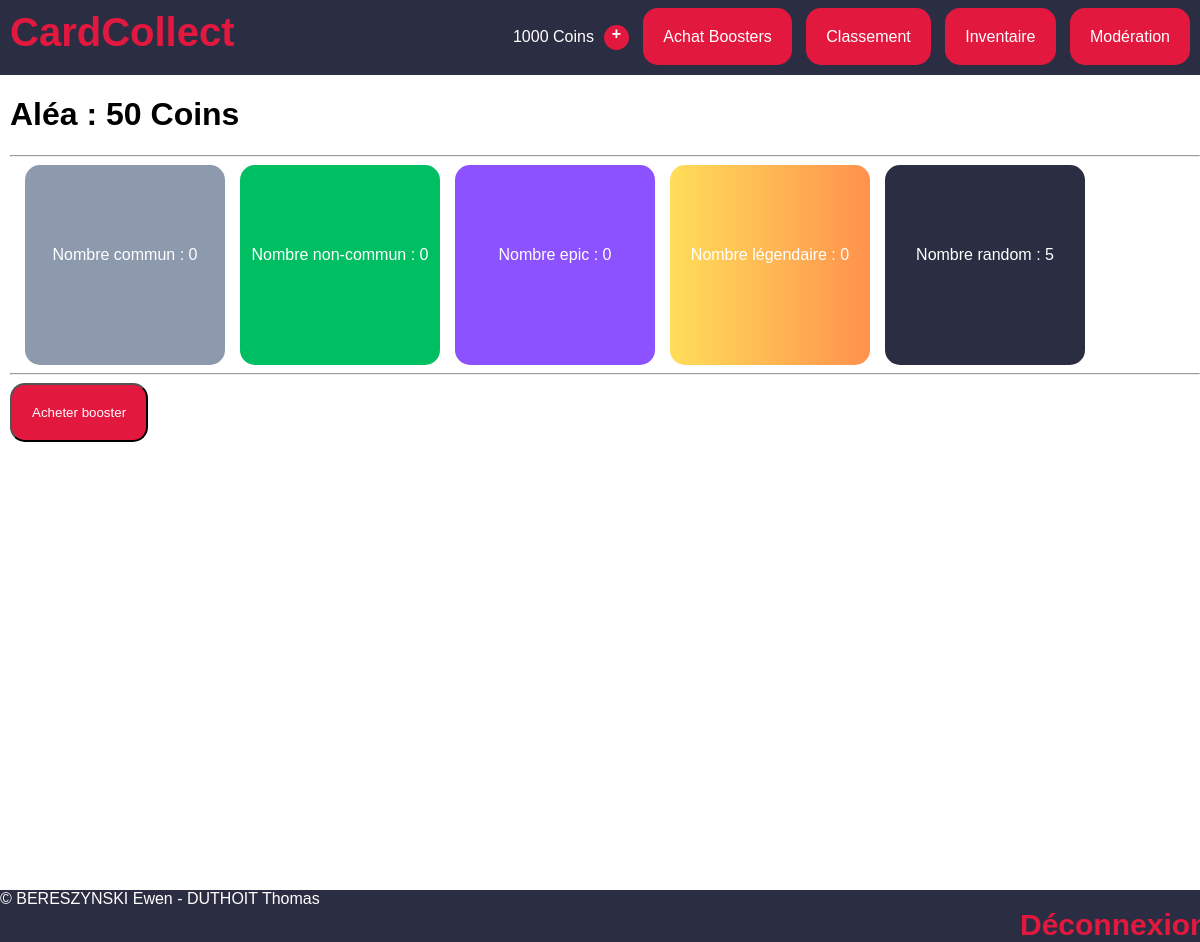
/index.php?view=boosterinfo&idBooster=1 (signed in), run on the app's committed database.
### tables this page shows
CREATE TABLE `Users` (
  `id` int NOT NULL AUTO_INCREMENT,
  `mail` varchar(100) NOT NULL UNIQUE,
  `pseudo` varchar(20) NOT NULL UNIQUE,
  `pass` varchar(50) NOT NULL,
  `privileges` int NOT NULL DEFAULT 0,
  `allowed` int DEFAULT 1,
  `coins` int DEFAULT 200,

  PRIMARY KEY (id)
);

CREATE TABLE `Boosters` (
  `id` int NOT NULL AUTO_INCREMENT,
  `name` varchar(30) NOT NULL,
  `cost` int NOT NULL,
  `nbCommon` int NOT NULL,
  `nbUncommon` int NOT NULL,
  `nbEpic` int NOT NULL,
  `nbLegendary` int NOT NULL,
  `nbRandom` int NOT NULL,
  `inShop` int NOT NULL DEFAULT 1,

  PRIMARY KEY (id)
);

### libs/maLibUtils.php (called while the page is built, shortened)
<?php
function valider($nom,$type="REQUEST")
{
	switch($type)
	{
		case 'REQUEST':
		if(isset($_REQUEST[$nom]) && !($_REQUEST[$nom] == ""))
			return proteger($_REQUEST[$nom]);
		break;
		case 'GET':
		if(isset($_GET[$nom]) && !($_GET[$nom] == ""))
			return proteger($_GET[$nom]);
		break;
		case 'SESSION':
		if(isset($_SESSION[$nom]) && !($_SESSION[$nom] == ""))
			return $_SESSION[$nom];
		break;
	}
	return false;
}
function proteger($str)
{
	if (is_array($str))
	{
		$nextTab = array();
		foreach($str as $cle => $val)
		{
			$nextTab[$cle] = addslashes($val);
		}
		return $nextTab;
	}
	else
		return addslashes ($str);
}
?>

### libs/maLibSQL.pdo.php (called while the page is built, shortened)
<?php
include_once "config.php";
function SQLGetChamp($sql)
{
	global $BDD_host;
	global $BDD_base;
	global $BDD_user;
	global $BDD_password;
	try {
		$dbh = new PDO("mysql:host=$BDD_host;dbname=$BDD_base", $BDD_user, $BDD_password);
	} catch (PDOException $e) {
		die("<font color=\"red\">SQLGetChamp: Erreur de connexion : " . $e->getMessage() . "</font>");
	}
	$dbh->exec("SET CHARACTER SET utf8");
	$res = $dbh->query($sql);
	$num = $res->rowCount();
	$res->setFetchMode(PDO::FETCH_NUM);
	$ligne = $res->fetch();
	if ($ligne == false) return false;
	else return $ligne[0];
}
function SQLSelect($sql)
{
 	global $BDD_host;
	global $BDD_base;
 	global $BDD_user;
 	global $BDD_password;
	try {
		$dbh = new PDO("mysql:host=$BDD_host;dbname=$BDD_base", $BDD_user, $BDD_password);
	} catch (PDOException $e) {
		die("<font color=\"red\">SQLSelect: Erreur de connexion : " . $e->getMessage() . "</font>");
	}
	$dbh->exec("SET CHARACTER SET utf8");
	$res = $dbh->query($sql);
	$num = $res->rowCount();
	if ($num==0) return false;
	else return $res;
}
function parcoursRs($result)
{
	$result->setFetchMode(PDO::FETCH_ASSOC);
	while ($ligne = $result->fetch())
		$tab[]= $ligne;
	return $tab;
}
?>

### libs/modele.php (called while the page is built, shortened)
<?php
include_once "maLibSQL.pdo.php";
function getCoins($id){
  return SQLGetChamp("
  SELECT coins
  FROM Users
  WHERE id='$id';");
}
function infoBooster($idBooster){
    return parcoursRs(SQLSelect("
    SELECT id, name, cost, nbCommon, nbUncommon, nbEpic, nbLegendary, nbRandom
    FROM Boosters
    WHERE id='$idBooster';"));
}
?>

### templates/boosterinfo.php (the view, shortened to what this page needs)
<?php
$booster = infoBooster(valider("idBooster", "GET"));
echo "<div style=\"margin-left: 10px;\">";
    echo "<h1>".$booster[0]["name"]." : " . $booster[0]["cost"] . " Coins </h1>";
    echo "<hr />";
    echo "<div>";
    echo "<div class=\"boosterContent r1\">" . "Nombre commun : " . $booster[0]["nbCommon"] . "</div>";
    echo "<div class=\"boosterContent r2\">" . "Nombre non-commun : " . $booster[0]["nbUncommon"] . "</div>";
    echo "<div class=\"boosterContent r3\">" . "Nombre epic : " . $booster[0]["nbEpic"] . "</div>";
    echo "<div class=\"boosterContent r4\">" . "Nombre légendaire : " . $booster[0]["nbLegendary"] . "</div>";
    echo "<div class=\"boosterContent random\">" . "Nombre random : " . $booster[0]["nbRandom"] . "</div>";
    echo "</div>";
    echo "<hr />";
echo "</div>";
?>

### templates/header.php (shortened to what this page needs)
<!DOCTYPE html PUBLIC "-//W3C//DTD XHTML 1.0 Strict//EN" "http://www.w3.org/TR/xhtml1/DTD/xhtml1-strict.dtd">
<html xmlns="http://www.w3.org/1999/xhtml">
<head>
	<link rel="stylesheet" type="text/css" href="css/style.css">
</head>
<body>
<div id="site_header">
	<a id="site_logo" href="index.php?view=accueil">CardCollect</a>
<?php
echo "<div id=\"navbar_buttons\">";
	if (!valider("connected", "SESSION")) {
		echo "<a class=\"crimson_button\" href=\"index.php?view=login\">Connexion</a>\n";
		echo "<a class=\"crimson_button\" href=\"index.php?view=register\">Inscription</a>\n";
	}
	else {
		echo getCoins(valider("idUser", "SESSION")) . " Coins";
		echo "<a class=\"more_coins_btn\" href=\"index.php?view=questions\">+</a>\n";
		echo "<a class=\"crimson_button\" href=\"index.php?view=shop\">Achat Boosters</a>\n";
		echo "<a class=\"crimson_button\" href=\"index.php?view=podium\">Classement</a>\n";
		echo "<a class=\"crimson_button\" href=\"index.php?view=cardInventory\">Inventaire</a>\n";
	}
	if (valider("connected", "SESSION") && (valider("permissions", "SESSION") >= 1)) {
		echo "<a class=\"crimson_button\" href=\"index.php?view=moderation\">Modération</a>\n";
	}
echo "</div>";
?>
</div>
<div class="spacer"></div>

### css/style.css (style rules this page uses)
:root { --crimson: #e3183f; --white: #ffffff; --black: #000000; --dark: #2b2e42; --dgray: #8d9aad; --lgray: #d9d9d9; --r1-bg: #8d9aad; --r2-bg: #00bf63; --r3-bg: #8c52ff; --r4-bg: linear-gradient(to right, #ffde59, #ff914d); --booster-bg: linear-gradient(135deg, var(--crimson) ,var(--dark)); --radial-bg: radial-gradient(var(--crimson), var(--dark) 80% ); --bg-t1: var(--r4-bg); --bg-t2: linear-gradient(to right, #ffffff, #241f1c); --bg-t3: linear-gradient(to right, #bd6218, #ff7017); --reveal-glow: rgba(255, 255, 255, 0.363); --card-shadow: rgba(0, 0, 0, 0.103); }
* { font-family: sans-serif; }
body { margin: 0; padding: 0; min-height: 100vh; }
.crimson_button { background-color: var(--crimson); color: var(--white); text-decoration: none; padding: 20px; border-radius: 15px; transition-duration: .3s; }
.r1 { background: var(--r1-bg); }
.r2 { background: var(--r2-bg); }
.r3 { background: var(--r3-bg); }
.r4 { background: var(--r4-bg); }
.random { background-color: var(--dark); }
.boosterContent { color: var(--white); text-align: center; height: 200px; width: 200px; display: inline-block; border-radius: 15px; line-height: 180px; margin-left: 15px; }
#site_header { background-color: var(--dark); display: inline-block; height: 75px; width: 100vw; z-index: 2; position: absolute; top: 0; }
.spacer { height: 75px; }
#site_logo { color: var(--crimson); text-decoration: none; font-weight: bold; font-size: 40px; position: absolute; left: 10px; top: 10px; }
#navbar_buttons { display: inline-block; position: absolute; right: 10px; top: 25px; color: var(--white); }
#navbar_buttons>a { margin-left: 10px; }
.more_coins_btn { display: inline-block; background-color: var(--crimson); color: var(--white); text-decoration: none; width: 25px; height: 25px; text-align: center; border-radius: 50%; font-weight: bold; vertical-align: middle; transition-duration: .5s; }

### data on the page
users: coins "1000"
boosters: name "Aléa", cost "50", nbCommon "0", nbUncommon "0", nbEpic "0", nbLegendary "0", nbRandom "5"
